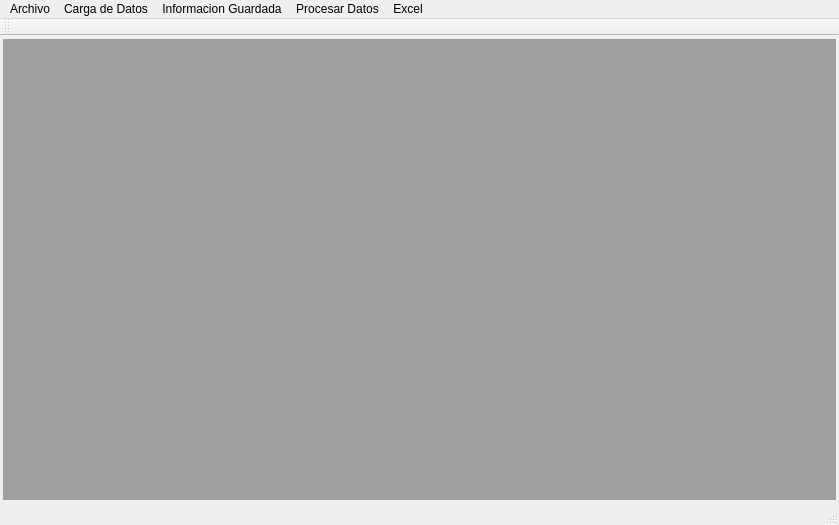
<?xml version="1.0" encoding="UTF-8"?>
<ui version="4.0">
 <class>MainWindow</class>
 <widget class="QMainWindow" name="MainWindow">
  <property name="geometry">
   <rect>
    <x>0</x>
    <y>0</y>
    <width>839</width>
    <height>525</height>
   </rect>
  </property>
  <property name="windowTitle">
   <string>MeteoAstrologia v 1.0.115</string>
  </property>
  <widget class="QWidget" name="centralWidget">
   <layout class="QVBoxLayout" name="verticalLayout">
    <property name="leftMargin">
     <number>3</number>
    </property>
    <property name="topMargin">
     <number>3</number>
    </property>
    <property name="rightMargin">
     <number>3</number>
    </property>
    <property name="bottomMargin">
     <number>3</number>
    </property>
    <item>
     <widget class="QMdiArea" name="mdiArea">
      <property name="viewMode">
       <enum>QMdiArea::TabbedView</enum>
      </property>
      <property name="documentMode">
       <bool>true</bool>
      </property>
     </widget>
    </item>
   </layout>
  </widget>
  <widget class="QMenuBar" name="menuBar">
   <property name="geometry">
    <rect>
     <x>0</x>
     <y>0</y>
     <width>839</width>
     <height>21</height>
    </rect>
   </property>
   <widget class="QMenu" name="menuArchivo">
    <property name="title">
     <string>Archivo</string>
    </property>
    <addaction name="actionDefinir_Fecha_de_Trabajo"/>
    <addaction name="actionOpciones"/>
    <addaction name="separator"/>
    <addaction name="actionSalir"/>
   </widget>
   <widget class="QMenu" name="menuCarga_de_Datos">
    <property name="title">
     <string>Carga de Datos</string>
    </property>
    <addaction name="actionCarga_de_Dia"/>
    <addaction name="actionCarga_de_Sizigia"/>
    <addaction name="actionModificacion_de_Datos"/>
    <addaction name="actionCargar_datos_RBD_y_SFD"/>
    <addaction name="actionRBD_a_Tiempos_Astrales"/>
    <addaction name="actionTiempos_Astrales_a_NOAA"/>
    <addaction name="actionCarga_en_Batch"/>
    <addaction name="actionCarga_de_Archivos"/>
    <addaction name="actionRecalcular_datos_Mensuales"/>
    <addaction name="separator"/>
    <addaction name="actionEstaciones_a_trabajar"/>
   </widget>
   <widget class="QMenu" name="menuInformacion_Guardada">
    <property name="title">
     <string>Informacion Guardada</string>
    </property>
    <addaction name="actionVer_Tabla_de_Datos"/>
    <addaction name="actionVer_dias"/>
    <addaction name="actionVer_Datos_Mensuales"/>
   </widget>
   <widget class="QMenu" name="menuListados">
    <property name="title">
     <string>Procesar Datos</string>
    </property>
    <addaction name="actionProceso_Por_Tiempo"/>
    <addaction name="actionProceso_Por_Aspectos"/>
    <addaction name="actionProceso_Por_Ciclos"/>
    <addaction name="actionProceso_por_Posicion_Astral"/>
    <addaction name="actionProcesar_por_Dignidad"/>
    <addaction name="actionProcesar_por_mes_lluvia"/>
   </widget>
   <widget class="QMenu" name="menuExcel">
    <property name="title">
     <string>Excel</string>
    </property>
    <addaction name="actionExportar_por_Sizigias_P_Primordiales"/>
    <addaction name="actionExportar_por_Fechas_Escogidas"/>
    <addaction name="actionCalcular_Pto_Primordiales"/>
   </widget>
   <addaction name="menuArchivo"/>
   <addaction name="menuCarga_de_Datos"/>
   <addaction name="menuInformacion_Guardada"/>
   <addaction name="menuListados"/>
   <addaction name="menuExcel"/>
  </widget>
  <widget class="QToolBar" name="mainToolBar">
   <attribute name="toolBarArea">
    <enum>TopToolBarArea</enum>
   </attribute>
   <attribute name="toolBarBreak">
    <bool>false</bool>
   </attribute>
  </widget>
  <widget class="QStatusBar" name="statusBar"/>
  <action name="actionSalir">
   <property name="text">
    <string>Salir</string>
   </property>
  </action>
  <action name="actionCarga_de_Dia">
   <property name="text">
    <string>Carga de Dia</string>
   </property>
  </action>
  <action name="actionCarga_de_Sizigia">
   <property name="text">
    <string>Carga de Sizigia</string>
   </property>
  </action>
  <action name="actionOpciones">
   <property name="text">
    <string>Opciones</string>
   </property>
  </action>
  <action name="actionVer_Tabla_de_Datos">
   <property name="text">
    <string>Ver Tabla de Datos</string>
   </property>
  </action>
  <action name="actionModificacion_de_Datos">
   <property name="text">
    <string>Modificar Datos</string>
   </property>
  </action>
  <action name="actionAspectos">
   <property name="text">
    <string>Aspectos</string>
   </property>
  </action>
  <action name="actionTiempos">
   <property name="text">
    <string>Tiempos</string>
   </property>
  </action>
  <action name="actionProcesar_Datos">
   <property name="text">
    <string>Procesar Datos por Varios</string>
   </property>
  </action>
  <action name="actionBusqueda_Ping_Pong">
   <property name="text">
    <string>Busqueda &quot;Ping-Pong&quot;</string>
   </property>
  </action>
  <action name="actionBusqueda_por_Estado_de_Tiempo">
   <property name="text">
    <string>Busqueda por Estado de Tiempo</string>
   </property>
  </action>
  <action name="actionCarga_en_Batch">
   <property name="enabled">
    <bool>true</bool>
   </property>
   <property name="text">
    <string>Carga en Batch</string>
   </property>
  </action>
  <action name="actionProceso_Por_Tiempo">
   <property name="text">
    <string>Proceso Por Estado de Tiempo</string>
   </property>
  </action>
  <action name="actionProceso_Por_Aspectos">
   <property name="text">
    <string>Procesar por Aspectos</string>
   </property>
  </action>
  <action name="actionProceso_Por_Ciclos">
   <property name="text">
    <string>Procesar por Ciclos</string>
   </property>
  </action>
  <action name="actionProceso_por_Posicion_Astral">
   <property name="text">
    <string>Procesar por Posicion Astral</string>
   </property>
  </action>
  <action name="actionVer_dias">
   <property name="text">
    <string>Ver dias</string>
   </property>
  </action>
  <action name="actionCarga_de_Archivos">
   <property name="text">
    <string>Carga de Archivos</string>
   </property>
  </action>
  <action name="actionRecalcular_datos_Mensuales">
   <property name="text">
    <string>Recalcular datos Mensuales</string>
   </property>
  </action>
  <action name="actionVer_Datos_Mensuales">
   <property name="text">
    <string>Ver Datos Mensuales</string>
   </property>
  </action>
  <action name="actionProcesar_por_Dignidad">
   <property name="text">
    <string>Procesar por Dignidad</string>
   </property>
  </action>
  <action name="actionProcesar_por_mes_lluvia">
   <property name="text">
    <string>Procesar por mes-lluvia</string>
   </property>
  </action>
  <action name="actionExportar_por_Sizigias_P_Primordiales">
   <property name="text">
    <string>Exportar por Sizigias/P. Primordiales</string>
   </property>
  </action>
  <action name="actionExportar_por_Fechas_Escogidas">
   <property name="text">
    <string>Exportar por Fechas Escogidas</string>
   </property>
  </action>
  <action name="actionCalcular_Pto_Primordiales">
   <property name="text">
    <string>Calcular Pto Primordiales</string>
   </property>
  </action>
  <action name="actionDefinir_Fecha_de_Trabajo">
   <property name="text">
    <string>Definir Fecha de Trabajo</string>
   </property>
  </action>
  <action name="actionCargar_datos_RBD_y_SFD">
   <property name="text">
    <string>Cargar datos RBD y SFD</string>
   </property>
  </action>
  <action name="actionRBD_a_Tiempos_Astrales">
   <property name="text">
    <string>RBD a Tiempos Astrales</string>
   </property>
  </action>
  <action name="actionTiempos_Astrales_a_NOAA">
   <property name="text">
    <string>Tiempos Astrales a NOAA</string>
   </property>
  </action>
  <action name="actionEstaciones_a_trabajar">
   <property name="text">
    <string>Estaciones a trabajar...</string>
   </property>
  </action>
 </widget>
 <layoutdefault spacing="6" margin="11"/>
 <resources/>
 <connections/>
</ui>
